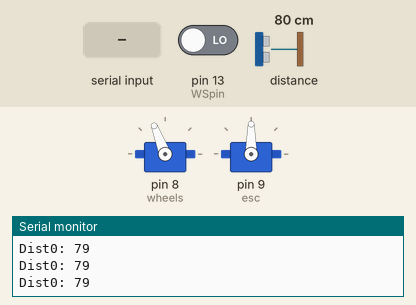
This sketch was run on a simulated Arduino Uno, built with avr-gcc and run on an emulated ATmega328P. On the bench: 2 × servo, the last lines printed to the serial monitor. Wiring (inferred from the names in the program): LIDAR-Lite range finder at I2C address 0x62. Inputs (shaded band) come from the test bench; at power-on: distance to the obstacle 80 cm, pin 13 (WSpin) LOW.

Above: at 4.2 s.
4.3 s: distance to the obstacle set to 35 cm
At 5.3 s:
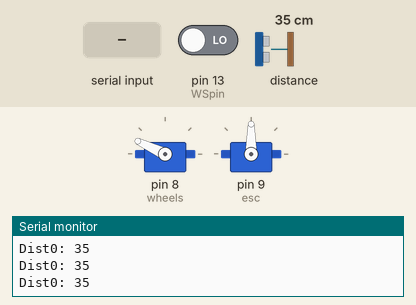
6.1 s: distance to the obstacle set to 2 cm
At 7.2 s:
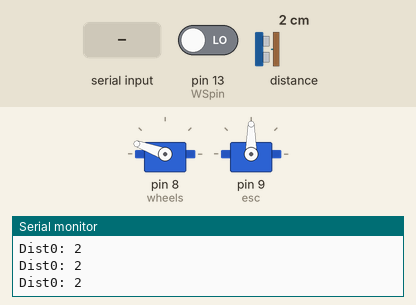
7.6 s: "EZ1: \n" received over the second serial link
Timing chart, 0 to 10.6 s (numbered marks = the images above; inputs shaded):
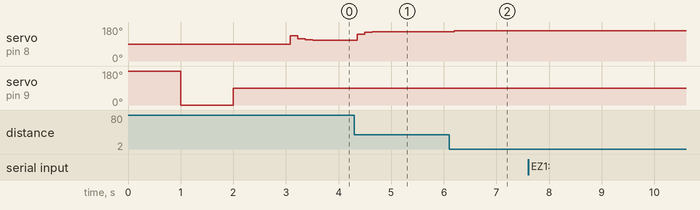

Measured:
- after the input at 4.3 s, servo on pin 8 (wheels): 111° → 142° after 0.06 s, → 152° 0.14 s later, → 155° 0.14 s later
- after the input at 6.1 s, servo on pin 8 (wheels): 155° → 160° after 0.09 s

The sketch:

MainArduino_Lidar_UltraSonic.ino
```cpp
#include <Wire.h>
#include <Time.h>
#include <PID_v1.h>
#include <Servo.h>
#include<SoftwareSerial.h>
#define    LIDARLite_ADDRESS   0x62          // Default I2C Address of LIDAR-Lite.
#define    RegisterMeasure     0x00          // Register to write to initiate ranging.
#define    MeasureValue        0x04          // Value to initiate ranging.
#define    RegisterHighLowB    0x8f          // Register to get both High and Low bytes in 1 call.


Servo wheels; // servo for turning the wheels
Servo esc; // not actually a servo, but controlled like one!
SoftwareSerial XBee(2, 3); // RX, TX

bool startup = true; // used to ensure startup only happens once
int startupDelay = 1000; // time to pause at each calibration step
double maxSpeedOffset = 45; // maximum speed magnitude, in servo 'degrees'
double maxWheelOffset = 85; // maximum wheel turn magnitude, in servo 'degrees'

time_t t = 0;
int pinVal = 0;
int WSpin = 13;
int cmnd = 49; //Command to start/stop the car remotely

int l_0,Fl_0 ;
int l_1;
int dist,Firstdist;
double setPt, Input, Output;
int Kp = 1.8;     // initial 2
int Ki = 0.05;  // initial 0.05
int Kd = 0.5;   // initial 0.5

int inchesLast_1 = 0;
int inchesLast_2 = 0;

PID PIDleft(&Input, &Output, &setPt, Kp, Ki, Kd, DIRECT);

void setup() {
  Serial.begin(9600); //Opens serial connection at 9600bps.
  XBee.begin(9600);
  wheels.attach(8); // initialize wheel servo to Digital IO Pin #8
  esc.attach(9); // initialize ESC to Digital IO Pin #9
  /*  If you're re-uploading code via USB while leaving the ESC powered on,
   *  you don't need to re-calibrate each time, and you can comment this part out.
   */
  calibrateESC();

  pinMode(WSpin, INPUT);
  t = millis();
  pinVal = digitalRead(WSpin);
  Wire.begin(); // Opens & joins the irc bus as master

  //initialize linked variables
  Wire.beginTransmission((int)LIDARLite_ADDRESS); // transmit to LIDAR-Lite
  Wire.write((int)RegisterMeasure); // sets register pointer to  (0x00)
  Wire.write((int)MeasureValue); // sets register pointer to  (0x00)
  Wire.endTransmission(); // stop transmitting
  delay(20); // Wait 20ms for transmit

  Wire.beginTransmission((int)LIDARLite_ADDRESS); // transmit to LIDAR-Lite
  Wire.write((int)RegisterHighLowB); // sets register pointer to (0x8f)
  Wire.endTransmission(); // stop transmitting

  delay(20); // Wait 20ms for transmit

  Wire.requestFrom((int)LIDARLite_ADDRESS, 2); // request 2 bytes from LIDAR-Lite

  if (2 <= Wire.available()) // if two bytes were received
  {
    Firstdist = Wire.read(); // receive high byte (overwrites previous reading)
    Firstdist = Firstdist << 8; // shift high byte to be high 8 bits
    Firstdist |= Wire.read(); // receive low byte as lower 8 bits
  }

  setPt = Firstdist;
  // Serial.println("First Distance");
  //Serial.print(Firstdist);
  PIDleft.SetOutputLimits(-50, 50);

  //turn on PID loop
  PIDleft.SetMode(AUTOMATIC);

  esc.write(80);
}

/* Calibrate the ESC by sending a high signal, then a low, then middle.*/
void calibrateESC(){
    esc.write(180); // full backwards
    delay(startupDelay);
    esc.write(0); // full forwards
    delay(startupDelay);
    esc.write(90); // neutral
    delay(startupDelay);
    esc.write(90); // reset the ESC to neutral (non-moving) value
}

void loop() {
  int sensor_1, inches_1, /*sensor_2, inches_2,*/ x;

  // read the analog output of the EZ1 from analog input 0
  //sensor_1 = analogRead(0);
  //sensor_2 = analogRead(2);

  // convert the ultrasonic sensor reading to inches
  inches_1 = sensor_1 / 2; //512 = 254 inches,
  //inches_2 = sensor_2 / 2; //512 = 254 inches,

  if (XBee.available())
  {
     int tmp = XBee.read();
     if (tmp == 48 || tmp == 49)
     {
        cmnd = tmp;
        Serial.print("xbee");
        Serial.println(cmnd);
     }
     if(cmnd==49) //start
     {
       esc.write(75);
       Serial.println("Start");
     }
     if(cmnd==48)
     {
        esc.write(90);
       Serial.println("Stop");
     }
  }

 if (cmnd == 49)
  {

    if ((inches_1 <= 15 and inchesLast_1 <= 15) /*|| (inches_2 <= 15 and inchesLast_2 <= 15)*/) esc.write(90);
    //else
    //esc.write(75);
    inchesLast_1 = inches_1;
    //inchesLast_2 = inches_2;

    //print out the decimal result
    //Serial.print("EZ1: ");
    //Serial.println(inches_1,DEC);
    //Serial.println(inches_2,DEC);

    Wire.beginTransmission((int)LIDARLite_ADDRESS); // transmit to LIDAR-Lite
    Wire.write((int)RegisterMeasure); // sets register pointer to  (0x00)
    Wire.write((int)MeasureValue); // sets register pointer to  (0x00)
    Wire.endTransmission(); // stop transmitting
    delay(20); // Wait 20ms for transmit

    Wire.beginTransmission((int)LIDARLite_ADDRESS); // transmit to LIDAR-Lite
    Wire.write((int)RegisterHighLowB); // sets register pointer to (0x8f)
    Wire.endTransmission(); // stop transmitting

    delay(20); // Wait 20ms for transmit

    Wire.requestFrom((int)LIDARLite_ADDRESS, 2); // request 2 bytes from LIDAR-Lite

    if (2 <= Wire.available()) // if two bytes were received
    {
      dist = Wire.read(); // receive high byte (overwrites previous reading)
      dist = dist << 8; // shift high byte to be high 8 bits
      dist |= Wire.read(); // receive low byte as lower 8 bits
    }

    if (dist < 0 || dist > 110) {
      dist = l_0;
    }
    dist = 0.7 * dist + 0.3 * l_0;
    l_0 = dist;

    Input = dist;

    // use PID loop
    PIDleft.Compute();
    wheels.write(110 + Output);

     //Print Distance

    Serial.print("Dist0: ");
    Serial.println(dist);
    //Serial.print(", PID0: ");
    //Serial.println(Output);
 }

  //Wheel Speed Sensor
  //int in = digitalRead(WSpin);
  //if (pinVal != in)
  //{
      //pinVal = in;
      //int out = millis() - t;
      //t = millis();
      //XBee.print("Speed: ");
      //XBee.println(out);
      //Serial.println(millis()-t);
      //Serial.println(t);
      //Serial.println("------------------");
   //}

    delay(100);
  }
```
